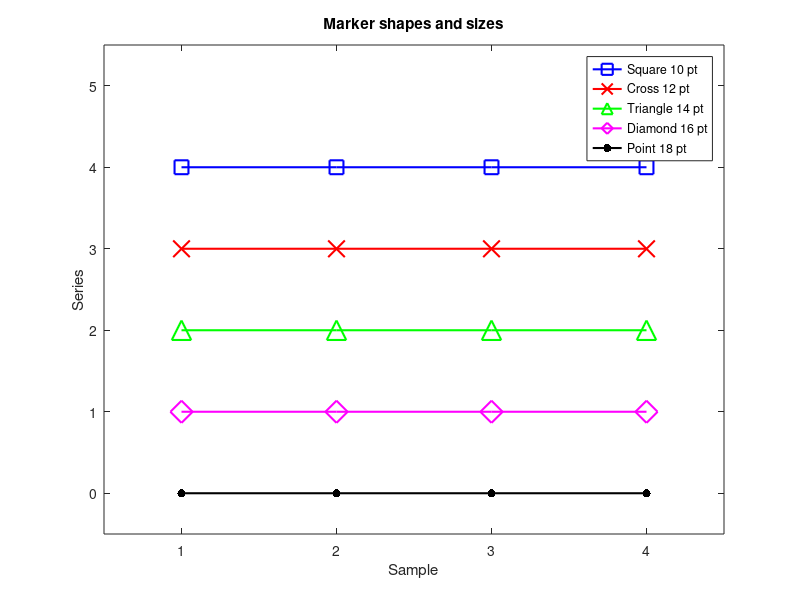

The MATLAB source for this figure:
% Explicit marker symbols and sizes survive editable figure saves.
x = [1 2 3 4];
plot(x, [4 4 4 4], 'b-', 'Marker', 'square', 'MarkerSize', 10, 'LineWidth', 1.5);
hold on;
plot(x, [3 3 3 3], 'r-', 'Marker', 'x', 'MarkerSize', 12, 'LineWidth', 1.5);
plot(x, [2 2 2 2], 'g-', 'Marker', '^', 'MarkerSize', 14, 'LineWidth', 1.5);
plot(x, [1 1 1 1], 'm-', 'Marker', 'diamond', 'MarkerSize', 16, 'LineWidth', 1.5);
plot(x, [0 0 0 0], 'k-', 'Marker', '.', 'MarkerSize', 18, 'LineWidth', 1.5);
legend('Square 10 pt', 'Cross 12 pt', 'Triangle 14 pt', 'Diamond 16 pt', 'Point 18 pt');
title('Marker shapes and sizes');
xlabel('Sample'); ylabel('Series');
axis([0.5 4.5 -0.5 5.5]);
hold off;
